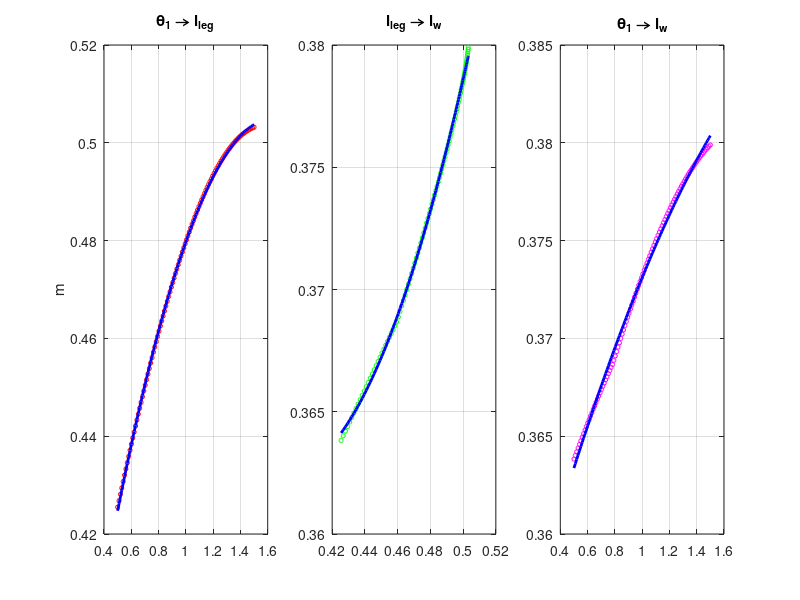
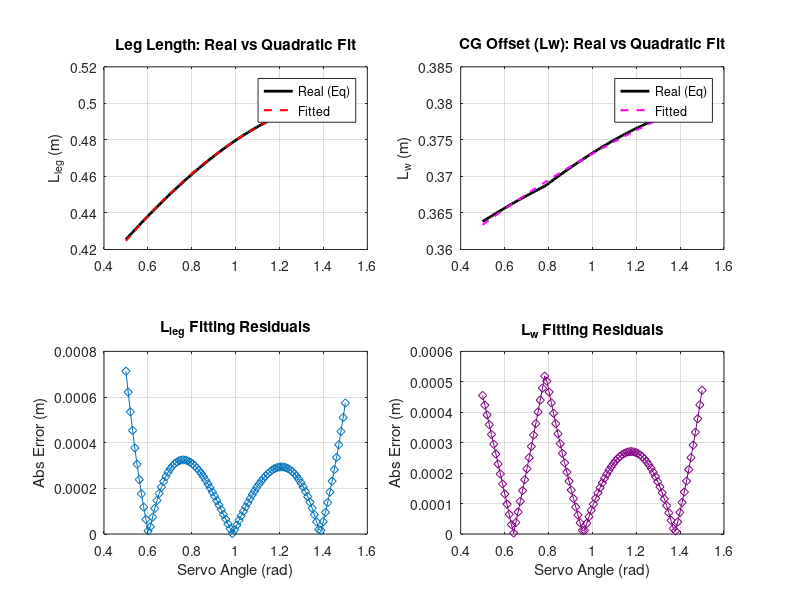

These figures' MATLAB source, in order:
% =========================================================================
% TWSB Robot: Kinematic Fitting & Validation Script
% Added: Comparison plots for Leg Length and CG Offset accuracy
% =========================================================================
clear; clc; close all;

% --- 1. Physical Constants ---
l1 = 0.5; l2 = 0.15; l3 = 0.15; l4 = 0.1; l23 = 0.1; 
m1 = 0.2; m2 = 0.3; m3 = 0.1; m23 = 0.8;             
m_legs = m1 + m2 + m3 + m23;                         

% --- 2. Data Generation Loop ---
theta1_range = linspace(0.5, 1.5, 100); 
Lleg_data = zeros(size(theta1_range));
LW_data = zeros(size(theta1_range));

for i = 1:length(theta1_range)
    theta1 = theta1_range(i); 
    
    % Kinematic equations
    l5 = sqrt(l2^2 + l4^2 - 2 * l2 * l4 * cos(theta1 + pi/4));
    theta2 = asin(max(-1, min(1, (l4 * sin(theta1 + pi/4)) / l5)));
    theta3 = acos(max(-1, min(1, (l23^2 + l5^2 - l3^2) / (2 * l23 * l5))));
    theta4 = pi - theta1 - theta2 - theta3;
    theta5 = pi - theta4;
    theta6 = asin(max(-1, min(1, (l5 * sin(theta3)) / l3))) - theta4;
    
    lleg = l2 * sin(theta1) + l1 * sin(theta4);
    
    xc2 = (l2 * sin(theta1)) / 2;
    xc1 = l2 * sin(theta1) + (l1 * sin(theta5)) / 2;
    xc3 = -l4 * sin(pi/4) + (l3 * sin(theta6)) / 2;
    xc23 = l2 * sin(theta1) - (l23 * sin(theta4)) / 2;
    
    L0 = (m1*xc1 + m2*xc2 + m3*xc3 + m23*xc23) / m_legs;
    lw = lleg - L0; 
    
    Lleg_data(i) = lleg;
    LW_data(i) = lw;
end

% --- 3. Perform Quadratic Fittings ---
p_theta1_lleg = polyfit(theta1_range, Lleg_data, 2);
p_theta1_lw   = polyfit(theta1_range, LW_data, 2);

% Calculate fitted values for validation
Lleg_fit = polyval(p_theta1_lleg, theta1_range);
Lw_fit   = polyval(p_theta1_lw, theta1_range);

% --- 4. Original Visualization (Fitting Curves) ---
figure('Name', 'Fitting Analysis', 'Color', 'w', 'Position', [50, 400, 1200, 400]);
subplot(1, 3, 1);
plot(theta1_range, Lleg_data, 'ro', 'MarkerSize', 3); hold on;
plot(theta1_range, Lleg_fit, 'b-', 'LineWidth', 2);
grid on; title('\theta_1 \rightarrow l_{leg}'); ylabel('m');

subplot(1, 3, 2);
plot(Lleg_data, LW_data, 'go', 'MarkerSize', 3); hold on;
[lleg_sorted, idx] = sort(Lleg_data);
p_lleg_lw = polyfit(Lleg_data, LW_data, 2);
plot(lleg_sorted, polyval(p_lleg_lw, lleg_sorted), 'b-', 'LineWidth', 2);
grid on; title('l_{leg} \rightarrow l_w');

subplot(1, 3, 3);
plot(theta1_range, LW_data, 'mo', 'MarkerSize', 3); hold on;
plot(theta1_range, Lw_fit, 'b-', 'LineWidth', 2);
grid on; title('\theta_1 \rightarrow l_w');

% --- 5. Validation Window (Real vs Fit Comparison) ---
figure('Name', 'Accuracy Validation', 'Color', 'w', 'Position', [50, 50, 1000, 500]);

% Subplot A: Leg Length Comparison
subplot(2, 2, 1);
plot(theta1_range, Lleg_data, 'k', 'LineWidth', 2); hold on;
plot(theta1_range, Lleg_fit, 'r--', 'LineWidth', 1.5);
grid on; legend('Real (Eq)', 'Fitted');
ylabel('L_{leg} (m)'); title('Leg Length: Real vs Quadratic Fit');

% Subplot B: Leg Length Error
subplot(2, 2, 3);
plot(theta1_range, abs(Lleg_data - Lleg_fit), 'd-');
grid on; ylabel('Abs Error (m)'); xlabel('Servo Angle (rad)');
title('L_{leg} Fitting Residuals');

% Subplot C: Lw Comparison
subplot(2, 2, 2);
plot(theta1_range, LW_data, 'k', 'LineWidth', 2); hold on;
plot(theta1_range, Lw_fit, 'm--', 'LineWidth', 1.5);
grid on; legend('Real (Eq)', 'Fitted');
ylabel('L_w (m)'); title('CG Offset (Lw): Real vs Quadratic Fit');

% Subplot D: Lw Error
subplot(2, 2, 4);
plot(theta1_range, abs(LW_data - Lw_fit), 'd-', 'Color', [0.5 0 0.5]);
grid on; ylabel('Abs Error (m)'); xlabel('Servo Angle (rad)');
title('L_w Fitting Residuals');

% --- 6. Output Coefficients ---
fprintf('\n--- COPY THESE COEFFICIENTS TO YOUR ARDUINO CODE ---\n');
fprintf('// Fitting: theta1 -> Lleg\n');
fprintf('float a1 = %f; float b1 = %f; float c1 = %f;\n', p_theta1_lleg);
fprintf('\n// Fitting: Lleg -> Lw\n');
fprintf('float a2 = %f; float b2 = %f; float c2 = %f;\n', p_lleg_lw);
fprintf('\n// Fitting: theta1 -> Lw\n');
fprintf('float a3 = %f; float b3 = %f; float c3 = %f;\n', p_theta1_lw);
